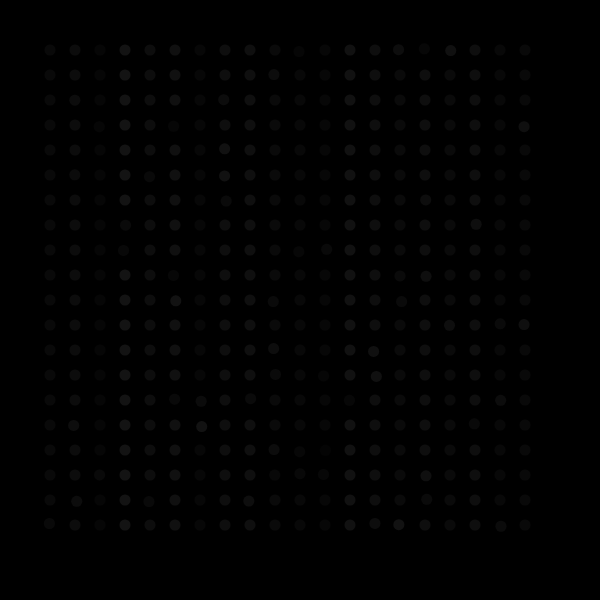
Frame 1 (no input)
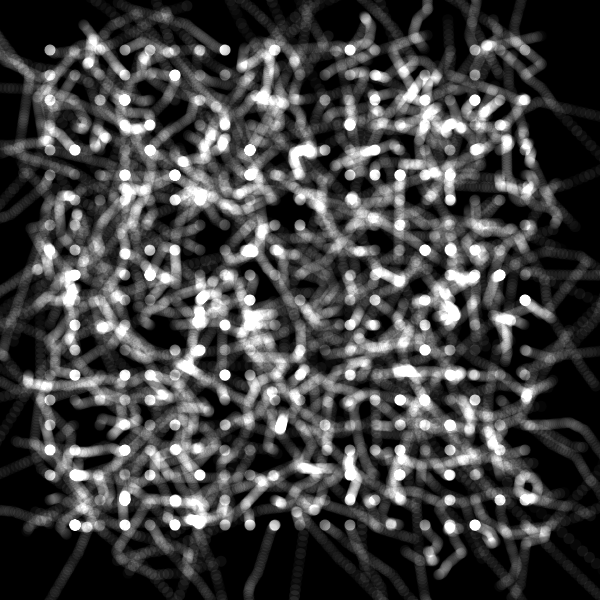
Frame 60 (no input)
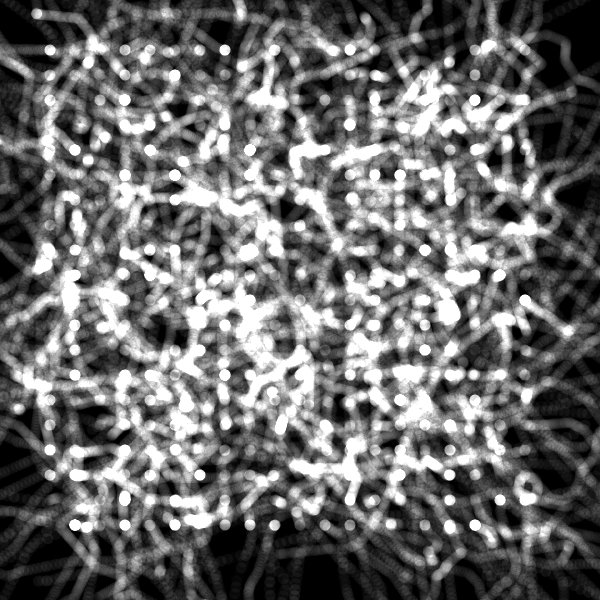
Frame 120 (the mouse pressed at the canvas centre since frame 60)

The p5.js sketch that drew these frames (run headless with seeded random() and noise() and a simulated clock; from frame 60 on, the mouse is pressed at the canvas centre):

// p5.js sketch
// ── sketch.js
var obj = [];

function setup() {
    createCanvas(600, 600);
    background(0, 255);

    blendMode(ADD);

    for (var x = 50; x < (width - 50); x += 25) {
        for (var y = 50; y < (height - 50); y += 25) {
            obj.push(new randomWalker(x, y));
        }
    }

}

function draw() {


    for (var i = 0; i < obj.length; i++) {
        obj[i].update();
        obj[i].display();
    }

}

function randomWalker(x, y) {
    this.position = createVector(x, y);
    this.velocity = createVector(0, 0);

    this.update = function () {
        if (random() > 0.85) {
            this.velocity.x += random(-1.75, 1.75);
            this.velocity.y += random(-1.75, 1.75);
        }

        if (this.position.x > -15 && this.position.x < width + 15 && this.position.y > -15 && this.position.y < height + 15) {
            this.position.x += this.velocity.x;
            this.position.y += this.velocity.y;
        }
    }

    this.display = function () {
        strokeWeight(11);
        stroke(255, noise(this.position.x) * 25);
        point(this.position.x, this.position.y);
    }
}
